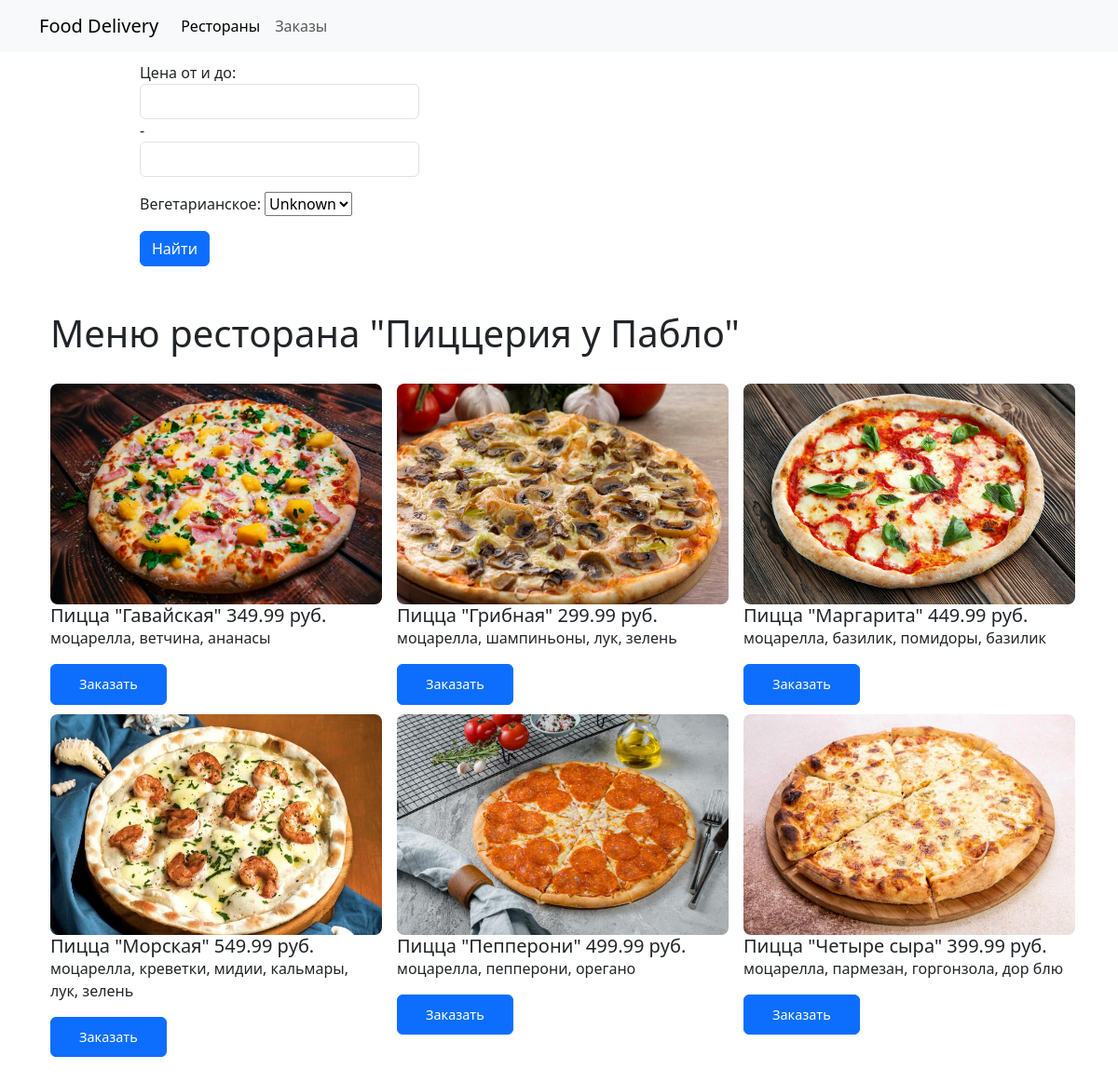
/delivery/rests/menu_3, run on the app's committed database.
### food_delivery/models.py (models this page shows, shortened)
class Restaurant(models.Model):
    id_rest = models.AutoField(auto_created=True, primary_key=True, verbose_name='id ресторана')
    name = models.CharField(max_length=80,verbose_name='название ресторана')
    address = models.CharField(max_length=100,verbose_name='адрес ресторана')
    photo_rest = models.ImageField(null = True, blank = True, upload_to=rest_photo_directory_path, verbose_name='фото ресторана')
    id_warehouse = models.OneToOneField(
        Warehouse,
        verbose_name='склад',
        related_name='restaurant',
        null=True,
        blank=True,
        on_delete=models.SET_NULL
    )
    class Meta:
        verbose_name = 'Ресторан'
        verbose_name_plural = 'Рестораны'
        ordering = ['name']

class Menu(models.Model):
    id_dish = models.AutoField(auto_created = True, primary_key = True,verbose_name = 'id блюда')
    name = models.CharField(max_length=90,verbose_name='название блюда')
    category = models.CharField(max_length=40,verbose_name='категория', choices=category_dishes)
    composition  = models.TextField(verbose_name='состав блюда')
    price = models.DecimalField(max_digits=7,decimal_places=2,verbose_name='цена блюда',null=True)
    preview = models.ImageField(null = True, blank = True,upload_to=menu_preview_directory_path,verbose_name='фото блюда')
    id_rest = models.ForeignKey(
        Restaurant,
        verbose_name='ресторан',
        related_name='menu',
        null=True,
        blank=True,
        on_delete=models.SET_NULL
    )
    class Meta:
        verbose_name = 'Меню'
        verbose_name_plural = 'Меню'
        ordering = ['name']

### food_delivery/views.py (the view)
# urls.py: path('rests/menu_<int:pk>',RestaurantMenu.as_view(), name = 'rest_menu'),
class RestaurantMenu(DetailView):
    template_name = 'food_delivery/menu_list.html'
    model = Restaurant
    context_object_name = 'rest'
    def get_context_data(self, **kwargs):
        context_data = super(RestaurantMenu, self).get_context_data()
        rest_pk = self.kwargs.get('pk', None)
        f = MenuFilter(self.request.GET, queryset=food_delivery.models.Menu.objects.filter(id_rest=rest_pk))
        context_data['filter'] = f
        return context_data

### food_delivery/templates/food_delivery/menu_list.html (shortened to what this page needs)
{% extends 'base.html' %}
{% block sidebar %}
<div class="col-md-3" style="margin-top: 10px; margin-left: 150px;">
    <div class="card-body">
        <form method="get">
            {{ filter.form.as_p }}
            <button class="btn btn-primary" type="submit">Найти</button>
        </form>
    </div>
</div>
{% endblock %}
{% block body %}
<div class="container nt-5 mb-5">
    <div class="container nt-5 mt-5">
        <h1 style="margin-bottom: 30px;">Меню ресторана "{{rest.name}}"</h1>
        <div class="row">
            {% for dish in filter.qs %}
                <div class="col-md-4 nt-4" style="margin-bottom: 10px">
                    <div class="card-img-container">
                        {% if dish.preview %}
                            <img src="{{dish.preview.url}}" class="rounded-3" width="356px" height="237px"/>
                        {% endif %}
                    </div>
                    <div class="card-body " >
                        <h5 class="card-title">{{dish.name}}        {{dish.price}} руб.</h5>
                        <p class="card-text">{{dish.composition}}</p>
                        <form action="{% url 'food_delivery:create_order' rest.pk %}">
                            <button class="btn btn-primary" style="padding: 10px 30px; font-size: 0.9rem;"
                            >Заказать</button>
                        </form>
                    </div>
                </div>
            {% endfor %}
        </div>
    </div>
</div>
{% endblock %}

### food_delivery/templates/base.html (style rules this page uses)
body { margin: 0; padding: 0; }

### data on the page
Restaurant: name "Пиццерия у Пабло"
Menu: preview (picture), name "Пицца \"Гавайская\"", price "349.99", composition "моцарелла, ветчина, ананасы"
Menu: preview (picture), name "Пицца \"Грибная\"", price "299.99", composition "моцарелла, шампиньоны, лук, зелень"
Menu: preview (picture), name "Пицца \"Маргарита\"", price "449.99", composition "моцарелла, базилик, помидоры, базилик"
Menu: preview (picture), name "Пицца \"Морская\"", price "549.99", composition "моцарелла, креветки, мидии, кальмары, лук, зелень"
Menu: preview (picture), name "Пицца \"Пепперони\"", price "499.99", composition "моцарелла, пепперони, орегано"
Menu: preview (picture), name "Пицца \"Четыре сыра\"", price "399.99", composition "моцарелла, пармезан, горгонзола, дор блю"
